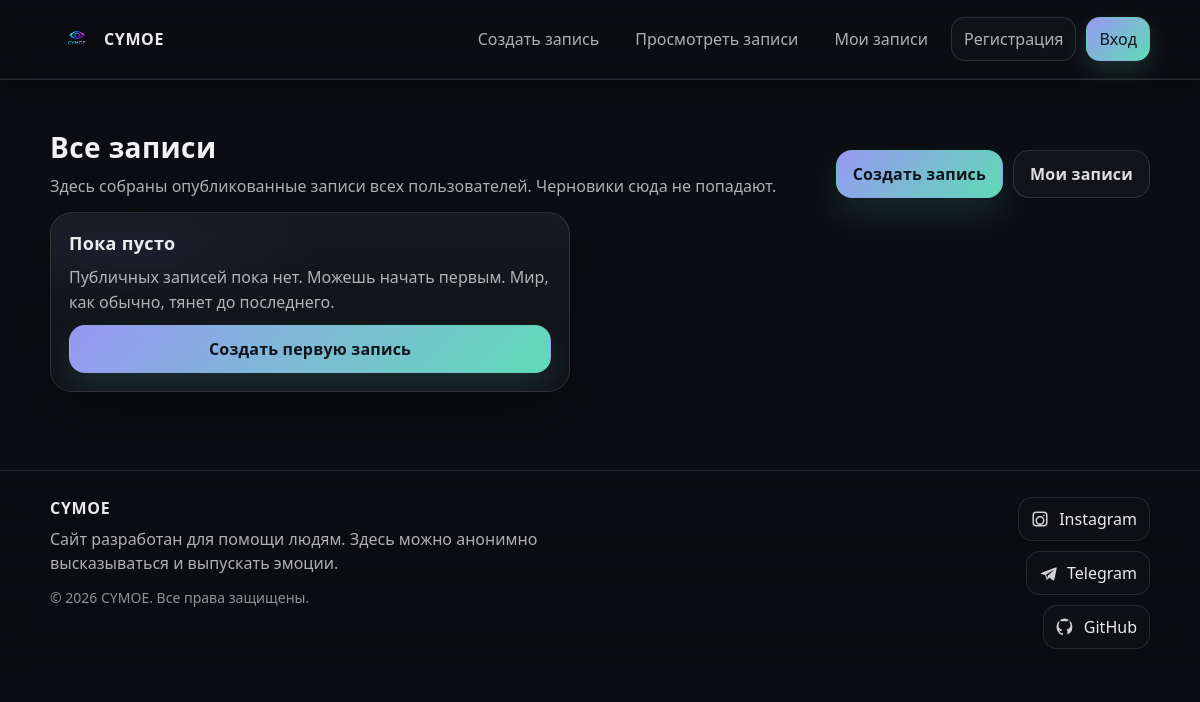
The page /view_note/ on the database as committed earlier.
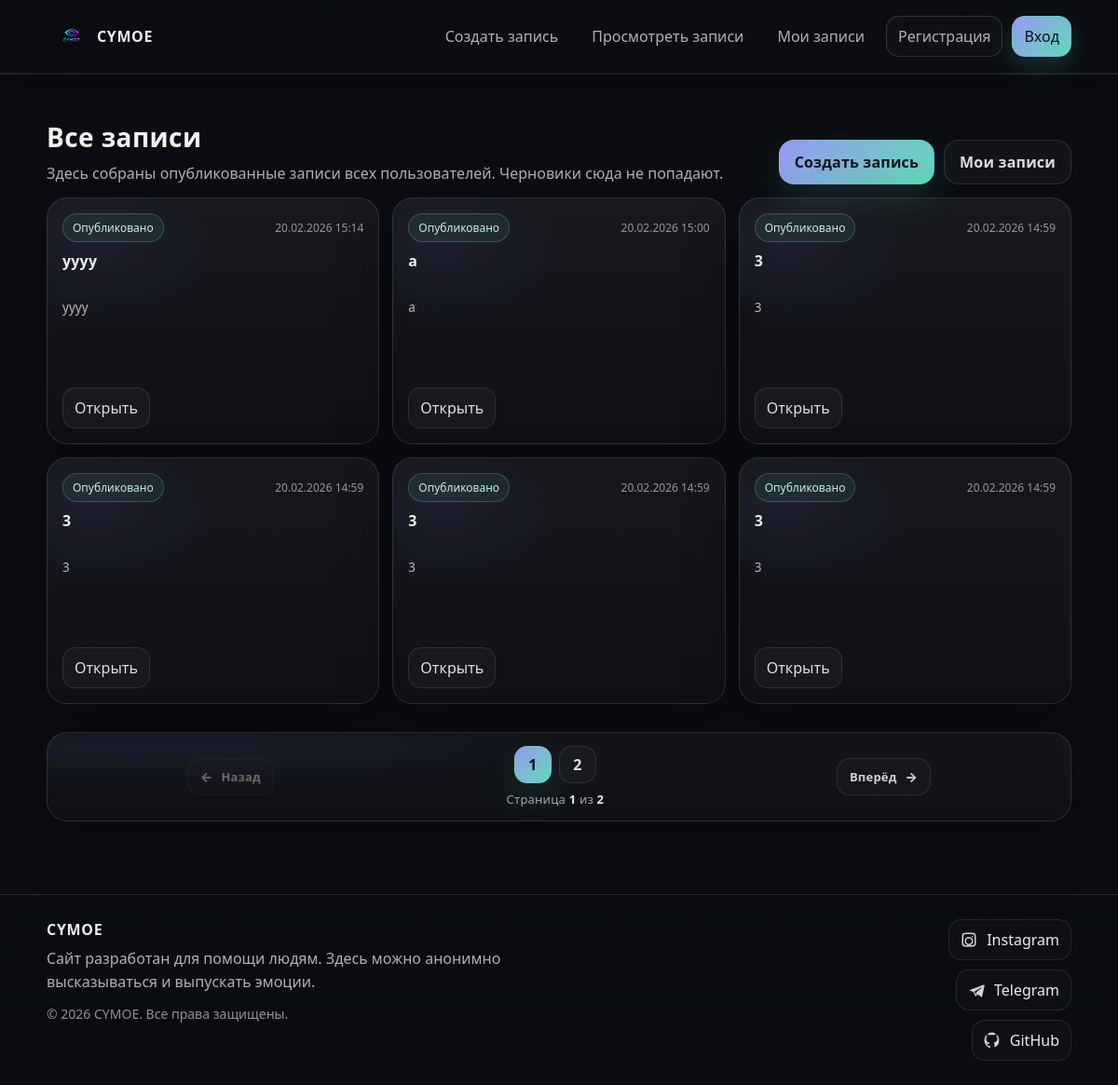
The same page on the database as committed later.
### blog/models.py (models this page shows, shortened)
class Post(models.Model):
    title = models.CharField(max_length=100, unique=False)
    slug = models.SlugField(max_length=100, unique_for_date='publish')
    text = models.TextField(max_length=10000)
    author = models.ForeignKey(User, on_delete=models.CASCADE, null=True)
    created = models.DateTimeField(auto_now_add=True)
    publish = models.DateTimeField(default=timezone.now)
    class Meta:
        ordering = ['-publish']
        indexes = [
            models.Index(fields=['-publish']),
        ]
        get_latest_by = 'created'
    def get_absolute_url(self):
        return reverse("blog:detail_post_all", kwargs={"id": self.id,
                                                       "year": self.publish.year,
                                                       "month": self.publish.month,
                                                       "day": self.publish.day,
                                                       "slug": self.slug
                                                       })

### blog/views.py (the view)
# urls.py: path('view_note/', views.view_note, name='view_note'),
def view_note(request):
    posts = Post.objects.all()
    paginator = Paginator(posts, 6)
    page_number = request.GET.get('page', 1)
    try:
        posts = paginator.page(page_number)
    except EmptyPage:
        posts = paginator.page(paginator.num_pages)
    except PageNotAnInteger:
        posts = paginator.page(1)
    return render(request, 'notes/view_note.html', {'posts': posts})

### templates/notes/view_note.html (shortened to what this page needs)
{% extends "base.html" %}
{% load static %}
{% block extra_css %}
<link rel="stylesheet" href="{% static 'css/user_note.css' %}">
<link rel="stylesheet" href="{% static 'css/paginator.css' %}">
{% endblock %}
{% block content %}
<section class="my-notes">
  <div class="head">
    <div class="head-left">
      <h1 class="title">Все записи</h1>
      <p class="subtitle">
        Здесь собраны опубликованные записи всех пользователей. Черновики сюда не попадают.
      </p>
    </div>
    <div class="head-right">
      <a class="btn btn-primary" href="{% url 'blog:create_note' %}">
        Создать запись
      </a>
      <a class="btn btn-ghost" href="{% url 'blog:user_note' %}">Мои записи</a>
    </div>
  </div>
  {% if posts %}
    <div class="grid">
      {% for post in posts %}
        <article class="card">
          <div class="card-top">
            <div class="badges">
              <span class="badge badge-pub">Опубликовано</span>
            </div>
            <div class="date">
              {% if post.publish %}{{ post.publish|date:"d.m.Y H:i" }}{% endif %}
            </div>
          </div>
          <h2 class="card-title">{{ post.title }}</h2>
          <div class="preview" data-collapsible="1">
            {{ post.text|truncatechars:260 }}
          </div>
          <div class="card-actions">
            <a class="link-btn" href="{{ post.get_absolute_url}}">
              Открыть
            </a>
          </div>
        </article>
      {% endfor %}
      {% include 'notes/pagination.html' with page=posts %}
    </div>
  {% else %}
    <div class="empty card">
      <div class="empty-title">Пока пусто</div>
      <div class="empty-text">
        Публичных записей пока нет. Можешь начать первым. Мир, как обычно, тянет до последнего.
      </div>
      <a class="btn btn-primary" href="{% url 'blog:create_note' %}">
        Создать первую запись
      </a>
    </div>
  {% endif %}
</section>
{% endblock %}

### templates/base.html (shortened to what this page needs)
{% load static %}
<!DOCTYPE html>
<html lang="ru">
<head>
  <link rel="stylesheet" href="{% static 'css/base.css' %}">
  {% block extra_css %}{% endblock %}
</head>
<body>
  <header class="site-header" id="siteHeader">
    <div class="container header-inner">
      <a class="brand" href="{% url 'blog:index' %}" aria-label="На главную">
        <img class="brand-logo" src="{% static 'img/logo.png' %}" alt="CYMOE logo" />
        <span class="brand-name">CYMOE</span>
      </a>
      <nav class="nav" aria-label="Главная навигация">
      {% if request.user.is_authenticated %}
        <a class="nav-link" href="{% url 'blog:create_note' %}">Создать запись</a>
        <a class="nav-link" href="{% url 'blog:view_note' %}">Просмотреть записи</a>
        <a class="nav-link" href="{% url 'blog:user_note' %}">Мои записи</a>
      {% else %}
        <a class="nav-link" href="{% url 'blog:register' %}">Создать запись</a>
        <a class="nav-link" href="{% url 'blog:register' %}">Просмотреть записи</a>
        <a class="nav-link" href="{% url 'blog:register' %}">Мои записи</a>
      {% endif %}
        {% if request.user.is_authenticated %}
          <a class="nav-link nav-link--ghost" href="{% url 'blog:profile' %}">Профиль</a>
          <a class="nav-link nav-link--ghost" href="{% url 'blog:logout_user' %}">Выход</a>
        {% else %}
          <a class="nav-link nav-link--ghost" href="{% url 'blog:register' %}">Регистрация</a>
          <a class="nav-link nav-link--accent" href="{% url 'blog:login_user' %}">Вход</a>
        {% endif %}
      </nav>
    </div>
    <div class="mobile-menu" id="mobileMenu" aria-hidden="true">
    </div>
  </header>
  <main class="site-main">
    <div class="container">
      {% block content %}{% endblock %}
    </div>
  </main>
  <footer class="site-footer">
    <div class="container footer-inner">
      <div class="footer-left">
        <div class="footer-title">CYMOE</div>
        <div class="footer-text">
          Сайт разработан для помощи людям. Здесь можно анонимно высказываться и выпускать эмоции.
        </div>
        <div class="footer-rights">© <span id="year"></span> CYMOE. Все права защищены.</div>
      </div>
      <div class="footer-right">
        <div class="social">
          <a class="social-link" href="https://instagram.com/dev_coder22" target="_blank" rel="noopener noreferrer" aria-label="Instagram">
            <span>Instagram</span>
          </a>
          <a class="social-link" href="https://t.me/bunkeramira" target="_blank" rel="noopener noreferrer" aria-label="Telegram">
            <svg viewBox="0 0 24 24" class="icon" aria-hidden="true">
              <path d="M21.8 4.6 3.6 11.7c-1.2.5-1.2 1.2-.2 1.5l4.7 1.5 1.8 5.4c.2.6.1.8.7.8.5 0 .7-.2 1-.5l2.3-2.2 4.8 3.5c.9.5 1.5.2 1.7-.8l3.1-14.7c.3-1.2-.4-1.7-1.7-1.2zM9.2 14.3l9.6-6c.5-.3 1-.1.6.2l-7.8 7.1-.3 3.6-1.9-5z"/>
            </svg>
            <span>Telegram</span>
          </a>
          <a class="social-link" href="https://github.com/Amir22we" target="_blank" rel="noopener noreferrer" aria-label="GitHub">
            <span>GitHub</span>
          </a>
        </div>
      </div>
    </div>
  </footer>
</body>
</html>

### templates/notes/pagination.html
<div class="paginator-wrap">
    <nav class="paginator" aria-label="Навигация по страницам">
        {% if page.has_previous %}
            <a class="paginator-btn" href="?page={{ page.previous_page_number }}" rel="prev" aria-label="Предыдущая страница">
                <span class="paginator-arrow" aria-hidden="true">←</span>
                <span class="paginator-label">Назад</span>
            </a>
        {% else %}
            <span class="paginator-btn" aria-disabled="true">
                <span class="paginator-arrow" aria-hidden="true">←</span>
                <span class="paginator-label">Назад</span>
            </span>
        {% endif %}
        <div class="paginator-center">
            <div class="paginator-pages">
                {% for num in page.paginator.page_range %}
                    {% if num == page.number %}
                        <span class="paginator-page" aria-current="page">{{ num }}</span>
                    {% else %}
                        <a class="paginator-page" href="?page={{ num }}" aria-label="Страница {{ num }}">{{ num }}</a>
                    {% endif %}
                {% endfor %}
            </div>
            <div class="paginator-meta">
                Страница <span>{{ page.number }}</span> из <span>{{ page.paginator.num_pages }}</span>
            </div>
        </div>
        {% if page.has_next %}
            <a class="paginator-btn" href="?page={{ page.next_page_number }}" rel="next" aria-label="Следующая страница">
                <span class="paginator-label">Вперёд</span>
                <span class="paginator-arrow" aria-hidden="true">→</span>
            </a>
        {% else %}
            <span class="paginator-btn" aria-disabled="true">
                <span class="paginator-label">Вперёд</span>
                <span class="paginator-arrow" aria-hidden="true">→</span>
            </span>
        {% endif %}
    </nav>
</div>

### blog/static/css/base.css (style rules this page uses)
:root { --bg: rgba(12, 14, 18, 0.72); --bg-2: rgba(12, 14, 18, 0.45); --text: rgba(255,255,255,0.92); --muted: rgba(255,255,255,0.68); --line: rgba(255,255,255,0.12); --glow: rgba(120, 120, 255, 0.18); --accent: rgba(160, 160, 255, 0.95); --accent-2: rgba(110, 255, 210, 0.85); --shadow: 0 10px 30px rgba(0,0,0,0.35); }
* { box-sizing: border-box; }
a { color: inherit; text-decoration: none; }
body { margin: 0; color: var(--text); background: #0b0d12; font-family: system-ui, -apple-system, Segoe UI, Roboto, Arial, sans-serif; }
.container { width: min(1100px, calc(100% - 32px)); margin: 0 auto; }
.site-main { padding: 22px 0 34px; }
.site-header { position: sticky; top: 0; z-index: 50; backdrop-filter: blur(14px); -webkit-backdrop-filter: blur(14px); background: linear-gradient(180deg, var(--bg), var(--bg-2)); border-bottom: 1px solid var(--line); box-shadow: var(--shadow); }
.header-inner { display: flex; align-items: center; justify-content: space-between; padding: 14px 0; }
.brand { display: inline-flex; align-items: center; gap: 10px; padding: 8px 10px; border-radius: 14px; transition: transform .25s ease, background .25s ease; position: relative; }
.brand::after { content: ""; position: absolute; inset: -1px; border-radius: 16px; background: radial-gradient(60% 60% at 20% 30%, var(--glow), transparent 60%); opacity: 0; pointer-events: none; transition: opacity .25s ease; }
.brand-logo { width: 34px; height: 34px; object-fit: contain; filter: drop-shadow(0 8px 16px rgba(0,0,0,0.35)); }
.brand-name { font-weight: 700; letter-spacing: 0.6px; color: var(--text); }
.nav { display: flex; align-items: center; gap: 10px; }
.nav-link { padding: 10px 12px; border-radius: 14px; color: var(--muted); border: 1px solid transparent; transition: transform .2s ease, background .2s ease, color .2s ease, border-color .2s ease; }
.nav-link--ghost { border-color: rgba(255,255,255,0.14); background: rgba(255,255,255,0.02); }
.nav-link--accent { color: rgba(10, 12, 16, 0.95); background: linear-gradient(135deg, var(--accent), var(--accent-2)); border-color: transparent; box-shadow: 0 10px 24px rgba(110, 255, 210, 0.15); }
.mobile-menu { max-height: 0; overflow: hidden; border-top: 1px solid rgba(255,255,255,0.06); transition: max-height .28s ease; background: rgba(10, 12, 16, 0.55); }
.site-footer { border-top: 1px solid var(--line); background: linear-gradient(180deg, rgba(10, 12, 16, 0.35), rgba(10, 12, 16, 0.55)); backdrop-filter: blur(14px); -webkit-backdrop-filter: blur(14px); }
.footer-inner { display: grid; grid-template-columns: 1.3fr 1fr; gap: 18px; padding: 26px 0; align-items: start; }
.footer-title { font-weight: 800; letter-spacing: 0.7px; margin-bottom: 8px; }
.footer-text { color: var(--muted); line-height: 1.55; max-width: 520px; margin-bottom: 12px; }
.footer-rights { color: rgba(255,255,255,0.55); font-size: 14px; }
.social { display: grid; gap: 10px; justify-items: end; }
.social-link { display: inline-flex; align-items: center; gap: 10px; padding: 10px 12px; border-radius: 14px; border: 1px solid rgba(255,255,255,0.10); background: rgba(255,255,255,0.02); transition: transform .2s ease, background .2s ease, border-color .2s ease; }
.icon { width: 18px; height: 18px; fill: rgba(255,255,255,0.82); }

Rows that differ between the two databases and show on the page:
added Post: publish "20.02.2026 15:14", title "уууу", text "уууу"
added Post: publish "20.02.2026 15:00", title "а", text "а"
added Post: publish "20.02.2026 14:59", title "3", text "3"
added Post: publish "20.02.2026 14:59", title "3", text "3"
added Post: publish "20.02.2026 14:59", title "3", text "3"
added Post: publish "20.02.2026 14:59", title "3", text "3"
Other text that changed with them:
{{ page.number }}: (not shown) → "1"
{{ page.paginator.num_pages }}: (not shown) → "2"
text no longer shown: "Пока пусто Публичных записей пока нет. Можешь начать первым. Мир, как обычно, тянет до последнего. Создать первую запись"
text now shown: "← Назад Страница из Вперёд →"
new list line: "1"
new list line: "2"
